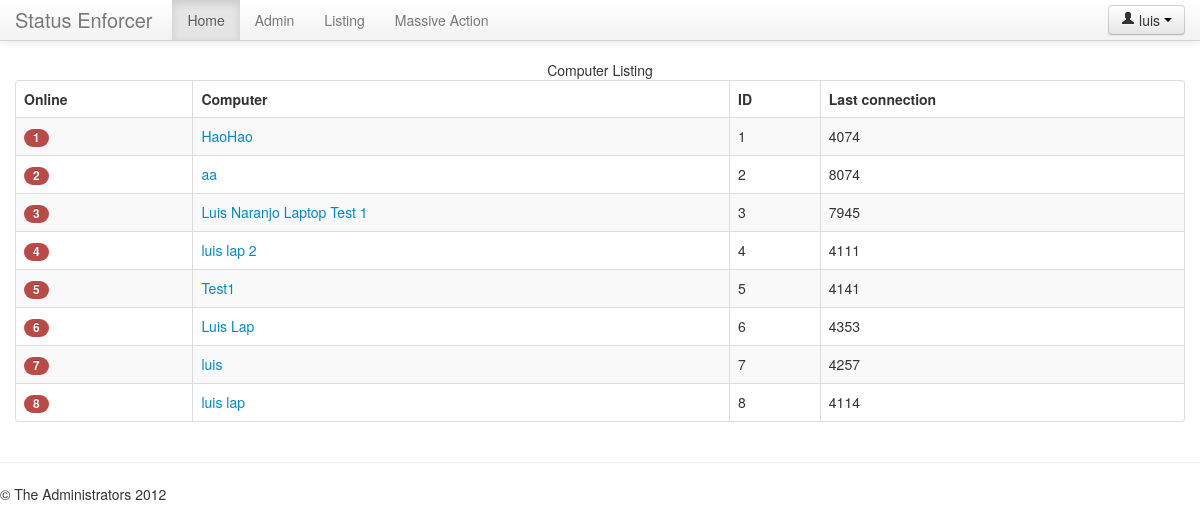
Before: /listing (signed in) with the older database file.
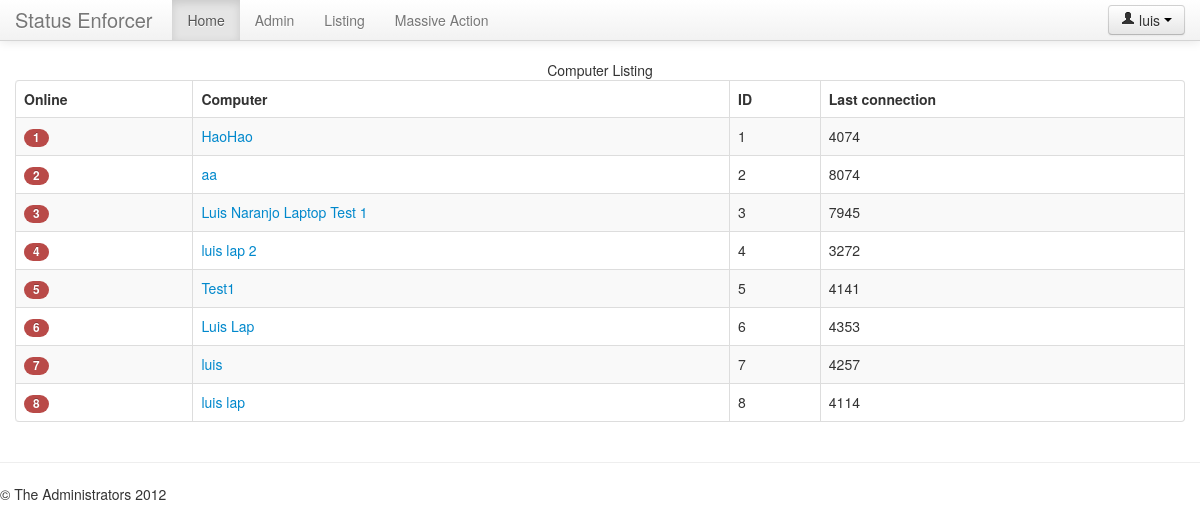
After: the same page with the newer database file.
### server/models.py (models this page shows, shortened)
class Computer(models.Model):
    name = models.CharField(max_length=255)
    lastConnection = models.DateTimeField()
    status = models.CharField(max_length=80)
    connected = models.BooleanField(default=False)
    key = models.CharField(max_length=255)
    def get_absolute_url(self):
        return '/listing/%d' % self.pk
    def activityLength(self):
        now = datetime.now(utc)
        delta = now - self.lastConnection
        return delta.seconds

### server/views.py (the view)
# urls.py: url(r'^listing$', 'listing'),
@login_required
def listing(request):
    params = {'computers': Computer.objects.all()}
    return render(request, 'server/listing.html', params)

### statusEnforcer/templates/server/listing.html (shortened to what this page needs)
{% extends "base.html" %}
{% block body %}
<table class="table table-bordered table-striped">
    <caption>Computer Listing</caption>
    <thead>
        <tr>
            <th>Online</th>
            <th>Computer</th>
            <th>ID</th>
            <th>Last connection</th>
        </tr>
    </thead>
    <tbody>
        {% for computer in computers %}
        <tr>
            <td>
            {% if computer.connected %}
            <a href="{{ computer.get_absolute_url }}"><span class="badge badge-success">{{ computer.id }}</span></a>
            {% else %}
            <a href="{{ computer.get_absolute_url }}"><span class="badge badge-important">{{ computer.id }}</span></a>
            {% endif %}
            </td>
            <td>
                <a href="{{ computer.get_absolute_url }}">{{ computer.name }}</a>
            </td>
            <td>{{ computer.pk }}</td>
            <td>{{ computer.activityLength }}</td>
        </tr>
        {% endfor %}
    </tbody>
</table>
{% endblock body %}

Changed rows visible on the page:
changed Computer "luis lap 2": activityLength "4111" → "3272"
